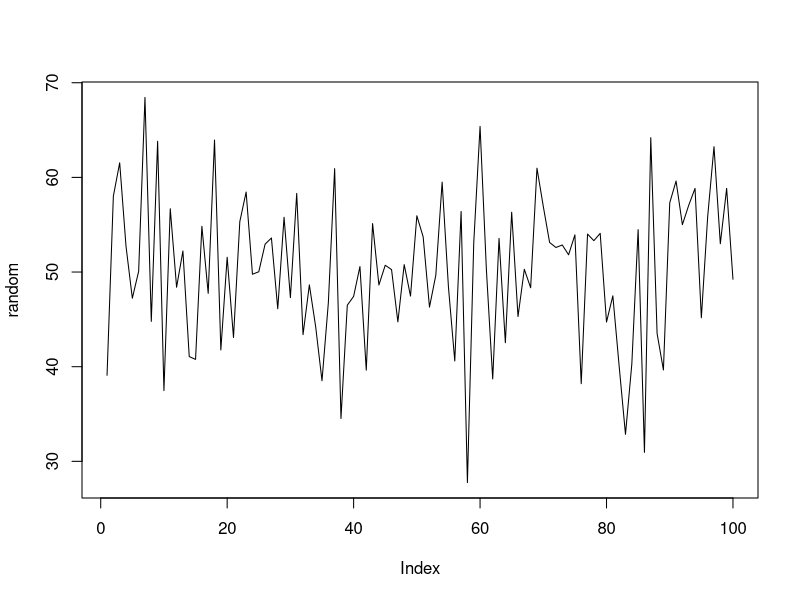
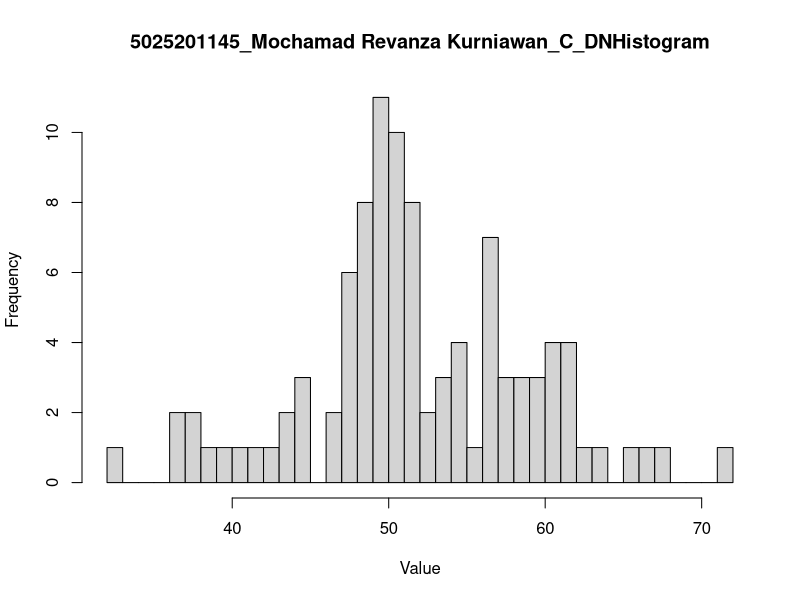

Recreate these plots in R, in order.
# a
n = 100;
sd = 8
mean = 50

random = rnorm(n, mean, sd)
avg = mean(random)
x1 = floor(avg)
x2 = ceiling(avg)
dn = pnorm(x2, mean, sd, lower.tail = TRUE) - pnorm(x1, mean, sd, lower.tail = TRUE)
cat("Distribusi normal P(X1 ≤ x ≤ X2) = ", dn)

z_score_x1 = (x1-mean)/sd
z_score_x2 = (x2-mean)/sd
cat("Z-Score X1 = ", z_score_x1, "\nZ-Score X2 = ", z_score_x2)

plot(random, type = "l")

# b
hist(rnorm(n, mean, sd), breaks = 50, main = "5025201145_Mochamad Revanza Kurniawan_C_DNHistogram", xlab = "Value", ylab = "Frequency")

# c
var(rnorm(n, mean, sd))